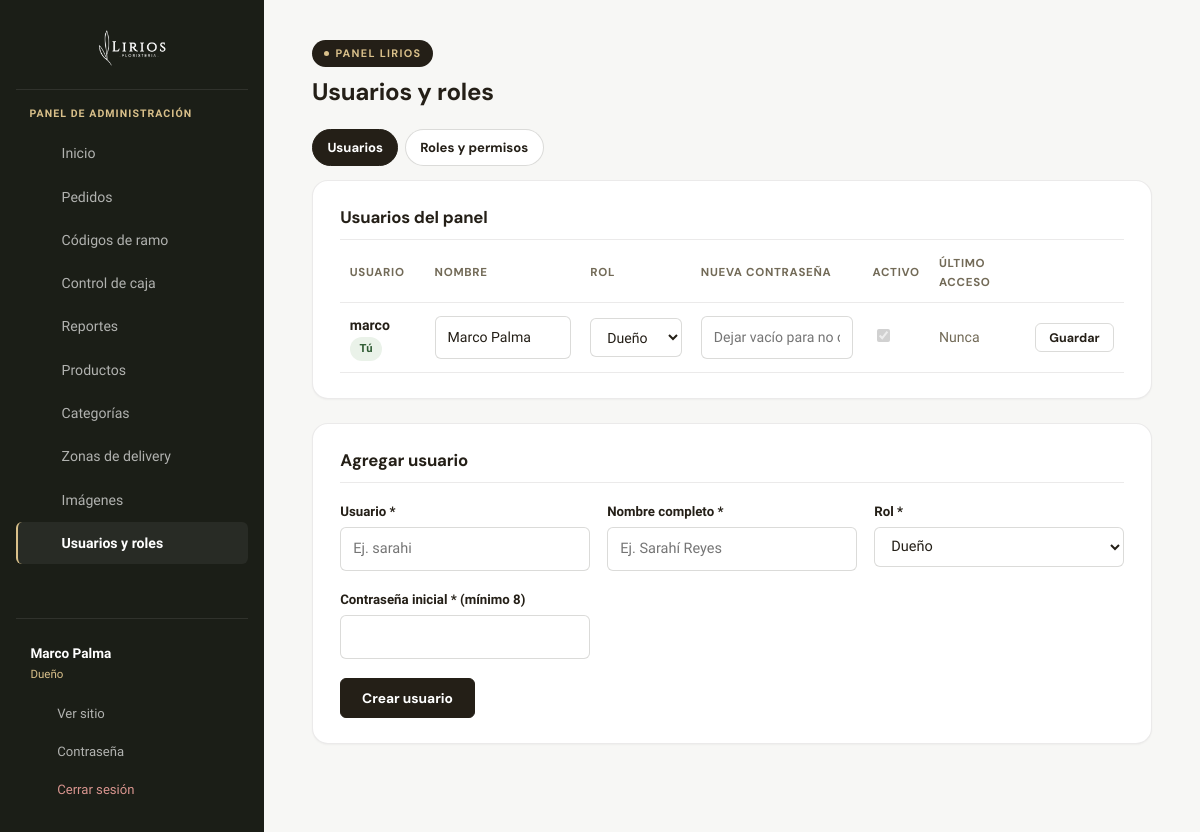
The app's page /admin/usuarios.php (signed in) with its own data.
### tables this page shows
CREATE TABLE admin_usuarios (
  id            INT AUTO_INCREMENT PRIMARY KEY,
  usuario       VARCHAR(50) NOT NULL UNIQUE,
  nombre        VARCHAR(100) NOT NULL,
  password_hash VARCHAR(255) NOT NULL,
  rol_id        INT NOT NULL,
  activo        TINYINT(1) NOT NULL DEFAULT 1,
  ultimo_acceso DATETIME DEFAULT NULL,
  creado_en     DATETIME NOT NULL DEFAULT CURRENT_TIMESTAMP,
  FOREIGN KEY (rol_id) REFERENCES admin_roles(id)
);

CREATE TABLE admin_roles (
  id          INT AUTO_INCREMENT PRIMARY KEY,
  nombre      VARCHAR(80) NOT NULL UNIQUE,
  descripcion VARCHAR(200) DEFAULT NULL,
  es_dueno    TINYINT(1) NOT NULL DEFAULT 0,   
  creado_en   DATETIME NOT NULL DEFAULT CURRENT_TIMESTAMP
);

### config/db.php (called while the page is built, shortened)
<?php
function db(): PDO
{
    static $pdo = null;
    if ($pdo === null) {
        try {
            $pdo = new PDO(
                'mysql:host=' . DB_HOST . ';dbname=' . DB_NAME . ';charset=utf8mb4',
                DB_USER,
                DB_PASS,
                [
                    PDO::ATTR_ERRMODE => PDO::ERRMODE_EXCEPTION,
                    PDO::ATTR_DEFAULT_FETCH_MODE => PDO::FETCH_ASSOC,
                    PDO::ATTR_EMULATE_PREPARES => false,
                ]
            );
        } catch (PDOException $e) {
            error_log('[lirios] No se pudo conectar a la base de datos: ' . $e->getMessage());
            fallar_conexion_bd();
        }
    }
    return $pdo;
}

### admin/includes/functions.php (called while the page is built, shortened)
<?php
function e(?string $texto): string
{
    return htmlspecialchars((string) $texto, ENT_QUOTES, 'UTF-8');
}

### admin/includes/permisos.php (called while the page is built, shortened)
<?php
function usuario_actual(): ?array
{
    static $cargado = false, $usuario = null;
    if ($cargado) {
        return $usuario;
    }
    $cargado = true;
    $id = (int) ($_SESSION['usuario_id'] ?? 0);
    $stmt = db()->prepare(
        'SELECT u.id, u.usuario, u.nombre, u.rol_id, r.nombre AS rol_nombre, r.es_dueno
         FROM admin_usuarios u JOIN admin_roles r ON r.id = u.rol_id
         WHERE u.id = ? AND u.activo = 1'
    );
    $stmt->execute([$id]);
    $fila = $stmt->fetch();
    $permisos = [];
    $fila['permisos'] = $permisos;
    $usuario = $fila;
    return $usuario;
}
function puede(string $modulo, string $accion = 'ver'): bool
{
    $u = usuario_actual();
    if ((int) $u['es_dueno'] === 1) {
        return true;
    }
    return !empty($u['permisos'][$modulo][$accion]);
}

### admin/includes/auth.php (called while the page is built, shortened)
<?php
require_once __DIR__ . '/permisos.php';
if (empty($_SESSION['lirios_admin']) || usuario_actual() === null) {
    unset($_SESSION['lirios_admin'], $_SESSION['usuario_id']);
    header('Location: index.php');
    exit;
}

### admin/usuarios.php (the view, shortened to what this page needs)
<?php
require_once __DIR__ . '/includes/auth.php';
require_once __DIR__ . '/includes/functions.php';
require_once __DIR__ . '/includes/layout.php';
$yo = usuario_actual();
$roles = db()->query('SELECT id, nombre FROM admin_roles ORDER BY es_dueno DESC, nombre')->fetchAll();
$usuarios = db()->query(
    'SELECT u.*, r.nombre AS rol_nombre, r.es_dueno FROM admin_usuarios u JOIN admin_roles r ON r.id = u.rol_id
     ORDER BY u.activo DESC, r.es_dueno DESC, u.nombre'
)->fetchAll();
?>
<nav class="ped-tabs" aria-label="Usuarios y roles">
  <a href="usuarios.php" class="on">Usuarios</a>
  <a href="roles.php">Roles y permisos</a>
</nav>
<div class="panel">
  <div class="panel-header"><h2>Usuarios del panel</h2></div>
  <div class="tabla-scroll">
    <table class="tabla">
      <thead>
        <tr><th>Usuario</th><th>Nombre</th><th>Rol</th><th>Nueva contraseña</th><th>Activo</th><th>Último acceso</th><th></th></tr>
      </thead>
      <tbody>
        <?php foreach ($usuarios as $u): $fid = 'usr-' . (int) $u['id']; $esYo = (int) $u['id'] === (int) $yo['id']; ?>
          <tr>
            <td><strong><?= e($u['usuario']) ?></strong><?= $esYo ? ' <span class="badge si">Tú</span>' : '' ?></td>
            <td><input type="text" name="nombre" form="<?= e($fid) ?>" value="<?= e($u['nombre']) ?>" maxlength="100" required aria-label="Nombre"></td>
            <td>
              <select name="rol_id" form="<?= e($fid) ?>" aria-label="Rol">
                <?php foreach ($roles as $r): ?><option value="<?= (int) $r['id'] ?>" <?= (int) $u['rol_id'] === (int) $r['id'] ? 'selected' : '' ?>><?= e($r['nombre']) ?></option><?php endforeach; ?>
              </select>
            </td>
            <td><input type="password" name="password" form="<?= e($fid) ?>" minlength="8" autocomplete="new-password" placeholder="Dejar vacío para no cambiar" aria-label="Nueva contraseña"></td>
            <td><input type="checkbox" name="activo" value="1" form="<?= e($fid) ?>" <?= (int) $u['activo'] ? 'checked' : '' ?> <?= $esYo ? 'disabled' : '' ?> aria-label="Activo"></td>
            <td><?= $u['ultimo_acceso'] ? e(date('d/m/Y H:i', strtotime($u['ultimo_acceso']))) : '<span class="muted">Nunca</span>' ?></td>
            <td style="white-space:nowrap">
              <?php if (puede('usuarios', 'editar')): ?><button type="submit" form="<?= e($fid) ?>" class="btn mini secundario">Guardar</button><?php endif; ?>
            </td>
          </tr>
        <?php endforeach; ?>
      </tbody>
    </table>
  </div>
</div>
<?php if (puede('usuarios', 'crear')): ?>
<div class="panel">
  <h2>Agregar usuario</h2>
  <form method="post" action="usuarios.php" data-enter-siguiente>
    <div class="form-grid">
      <div>
        <label for="nu-usuario">Usuario *</label>
        <input type="text" id="nu-usuario" name="usuario" required maxlength="50" autocapitalize="none" spellcheck="false" placeholder="Ej. sarahi">
      </div>
      <div>
        <label for="nu-nombre">Nombre completo *</label>
        <input type="text" id="nu-nombre" name="nombre" required maxlength="100" placeholder="Ej. Sarahí Reyes">
      </div>
      <div>
        <label for="nu-rol">Rol *</label>
        <select id="nu-rol" name="rol_id" required>
          <?php foreach ($roles as $r): ?><option value="<?= (int) $r['id'] ?>"><?= e($r['nombre']) ?></option><?php endforeach; ?>
        </select>
      </div>
      <div>
        <label for="nu-pass">Contraseña inicial * (mínimo 8)</label>
        <input type="password" id="nu-pass" name="password" required minlength="8" autocomplete="new-password">
      </div>
    </div>
    <button type="submit" class="btn">Crear usuario</button>
  </form>
</div>
<?php endif; ?>

### records on screen
admin_usuarios: usuario "marco", shows "Tú", nombre "Marco Palma", rol_id "Dueño", activo "☑", shows "Nunca"

### other values on screen
$nombre "Inicio"
$nombre "Pedidos"
$nombre "Códigos de ramo"
$nombre "Control de caja"
$nombre "Reportes"
$nombre "Productos"
$nombre "Categorías"
$nombre "Zonas de delivery"
$nombre "Imágenes"
$nombre "Usuarios y roles"
$yo['nombre'] "Marco Palma"
$yo['rol_nombre'] "Dueño"
$titulo "Usuarios y roles"
form field rol_id "Dueño"
